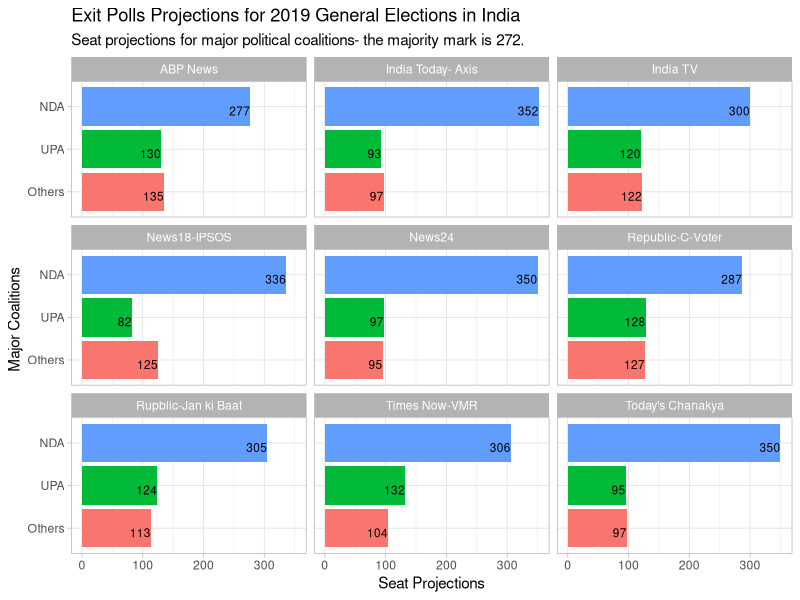

This chart was generated by the following R code:
## ---- chunk 1
knitr::opts_chunk$set(echo = TRUE, message = FALSE, warning = FALSE, cache = TRUE)
library(tidyverse)
library(ggplot2)
theme_set(theme_light())
exit_polls_2019 <- read_csv("exit_polls_2019.csv")

## ---- chunk 2
exit_polls_2019 %>%
mutate(Coalition = fct_reorder(Coalition, Seats)) %>%
ggplot(aes(Coalition, Seats)) +
geom_col(aes(fill = Coalition), show.legend = FALSE) +
facet_wrap( ~ Poll) +
coord_flip() +
geom_text(aes(label = Seats),
size = 3,
vjust = 1,
hjust = 1) +
labs(
x = "Major Coalitions ",
y = "Seat Projections",
subtitle = "Seat projections for major political coalitions- the majority mark is 272.",
title = "Exit Polls Projections for 2019 General Elections in India"
)

# ggsave("exit_polls_2019_India.pdf")
# ggsave("exit_polls_2019_India.png")
